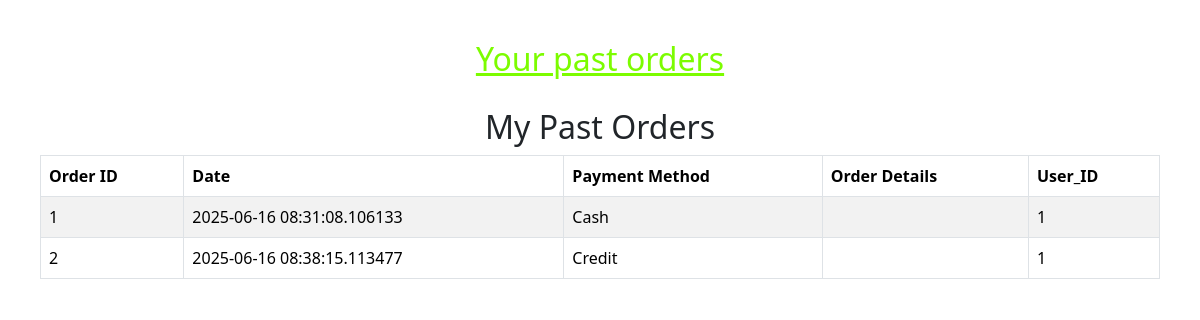
/porders (signed in), run on the app's committed database.
### tables this page shows
CREATE TABLE orders (
    order_id INTEGER PRIMARY KEY AUTOINCREMENT,
    order_time TEXT NOT NULL,
    payment_method TEXT NOT NULL,
    total_price FLOAT NOT NULL,
    user_id INTEGER NOT NULL,
    FOREIGN KEY (user_id) REFERENCES users(user_id) ON DELETE CASCADE);

### app.py (the view)
@app.route('/porders')
def porders():
    conn=get_db_connection()
    cursor=conn.cursor()
    user_id=session['user_id']
    cursor.execute('''
    SELECT * FROM orders WHERE user_id = ?
''',(user_id,))
    orders=cursor.fetchall()
    conn.close()
    return render_template('porders.html',orders=orders)

### app.py (called while the page is built)
def get_db_connection():
    conn = sqlite3.connect('database.sqlite')
    conn.row_factory = sqlite3.Row
    conn.execute("PRAGMA foreign_keys = ON")
    return conn

### templates/porders.html (shortened to what this page needs)
<!DOCTYPE html>
<html lang="en">
<head>
    <link rel="stylesheet" href="../static/order.css">
    <link href="https://cdn.jsdelivr.net/npm/bootstrap@5.3.2/dist/css/bootstrap.min.css" rel="stylesheet">
</head>
<body>
    <header>
        <h2>Your past orders</h2>
    </header>
    <main>
        <h2 class="text-center">My Past Orders</h2>
<table class="table table-bordered table-striped">
  <thead>
    <tr>
      <th>Order ID</th>
      <th>Date</th>
      <th>Payment Method</th>
      <th>Order Details</th>
      <th>User_ID</th>
    </tr>
  </thead>
  <tbody>
    {% for order in orders %}
    <tr>
      <td>{{ order['order_id'] }}</td>
      <td>{{ order['order_time'] }}</td>
      <td>{{ order['payment_method'] }}</td>
      <td>{{ order['order_details'] }}</td>
      <td>{{ order['user_id'] }}</td>
    </tr>
    {% endfor %}
  </tbody>
</table>
    </main>
</body>
</html>

### static/order.css (style rules this page uses)
body { font-family: Arial, sans-serif; padding: 40px; background-color: #f9f9f9; }
header { margin-bottom: 30px; }
header h2 { color: lawngreen; -webkit-text-decoration: underline lawngreen; text-decoration: underline lawngreen; text-align: center; }
table { width: 100%; border-collapse: collapse; background-color: #fff; }
th, td { padding: 12px 15px; border: 1px solid #ddd; text-align: left; }
thead { background-color: #f0f0f0; }

### data on the page
orders: order_id "1", order_time "2025-06-16 08:31:08.106133", payment_method "Cash", user_id "1"
orders: order_id "2", order_time "2025-06-16 08:38:15.113477", payment_method "Credit", user_id "1"
